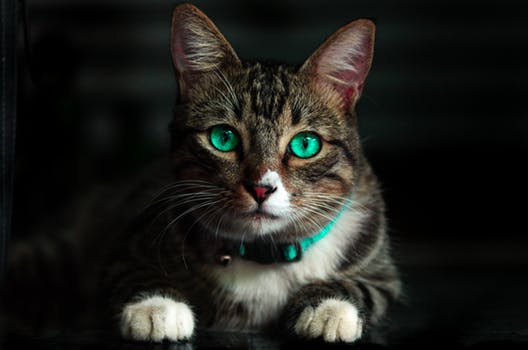
#> input picture cat.jpeg, 528 x 350 px
$ python 02_pixel_get_and_set.py -image cat.jpeg
#> lines starting #> are read from the running program, lines starting #| are printed output that depends on the picture; after the words box and inside, x2 and y2 are one past the last pixel; in counts of white or black regions, pixels touching at a corner belong together
import cv2
import argparse

ap = argparse.ArgumentParser()
ap.add_argument('-i','-image', required = True, help = 'Enter the path of the image')
args = vars(ap.parse_args())

#read image from the source
image = cv2.imread(args['i'])
#> image is the input picture: shape (350, 528, 3); mean B, G, R 27.8, 31.9, 31.8
#| Value of Pixel (0,0): [16 15 11]

# b,g,r = image[0,0]
# print(f'Pixel at (0,0)- Red: {r}, Green: {g}, Blue: {b}')

def get_pixel_and_print(image,u,v):
	"""
		This function will print the pixel values of given coordinates u,v
	"""
	b,g,r = image[u,v]
	print(f'Pixel at ({u},{v})- Red: {r}, Green: {g}, Blue: {b}')


def print_all_pixel_values(image):
	"""
		this function will print the pixel values of a given image
	"""
	[get_pixel_and_print(image,u,v) for u in range(image.shape[0]) for v in range(image.shape[1])]

def set_pixel_value(image, u,v,bgr):
	"""
		this function will get image as an argument and change the desired pixel u,v with the given pixel value and return the image
		note the bgr is a tuple of blue, green, red values, order is important
	"""
#> called with u = 0, v = 0, bgr = (255, 255, 255)
	image[u, v] = bgr
#> image: shape (350, 528, 3); under 0.01% of pixels changed, all inside (x1, y1, x2, y2) = (0, 0, 1, 1)
	return image


if __name__ == '__main__':
	# print_all_pixel_values(image)

	print(f'Value of Pixel (0,0): {image[0,0]}\n')
	print('setting the pixel value of (0,0).................................................\n')
	image = set_pixel_value(image, 0, 0, (255,255,255))
	print(f'After setting, value of Pixel (0,0): {image[0,0]}\n')
#| After setting, value of Pixel (0,0): [255 255 255]


	#Selecting a Region of Picture and displaying
	corner = image[0:100,0:100]
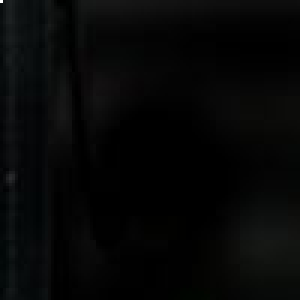
#> corner: shape (100, 100, 3) (shown 3 times larger); mean B, G, R 6.6, 6.7, 6
	cv2.imshow("Corner", corner)
	cv2.waitKey(0)
